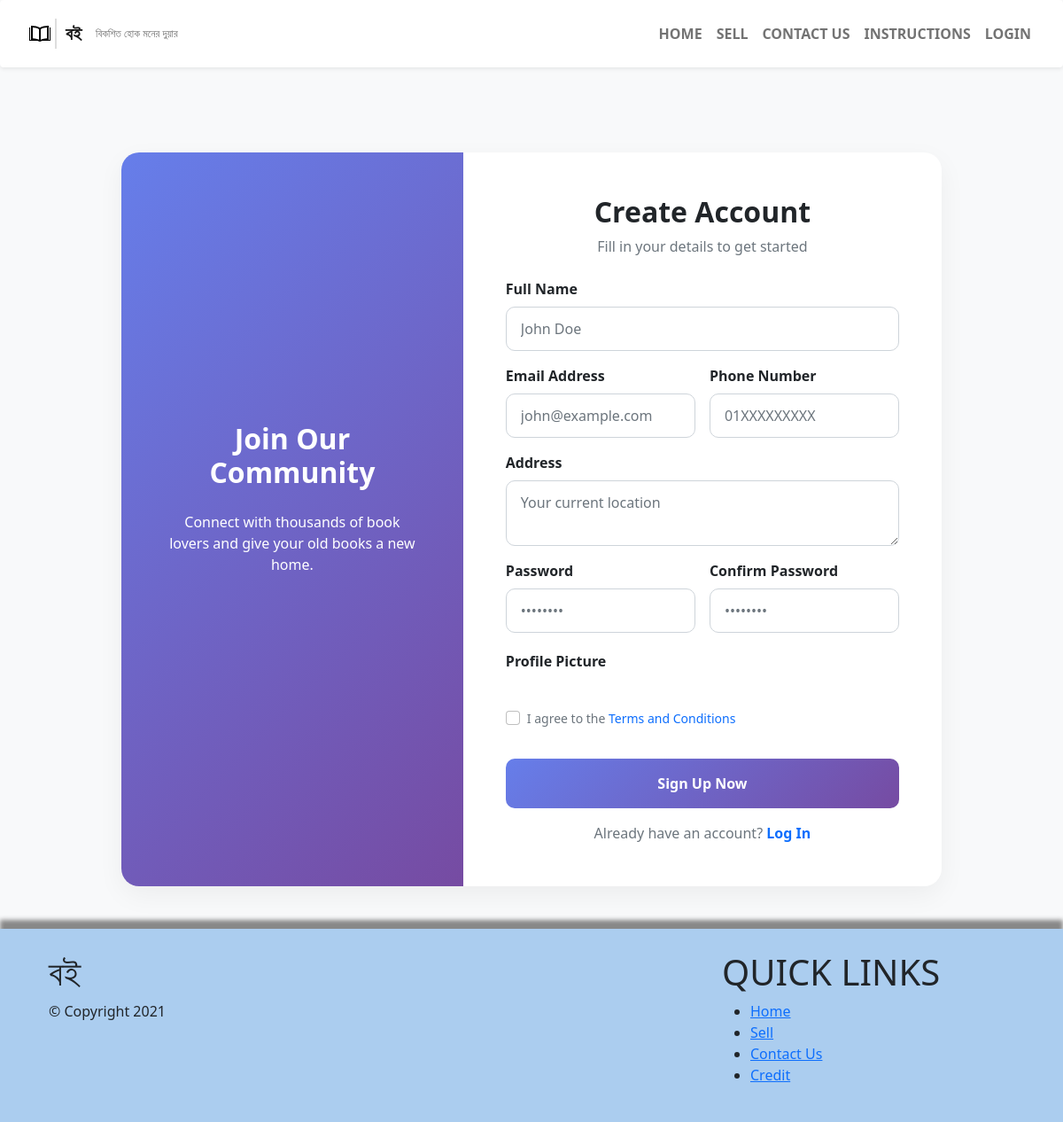
Before: /subscribe.php with the older database file.
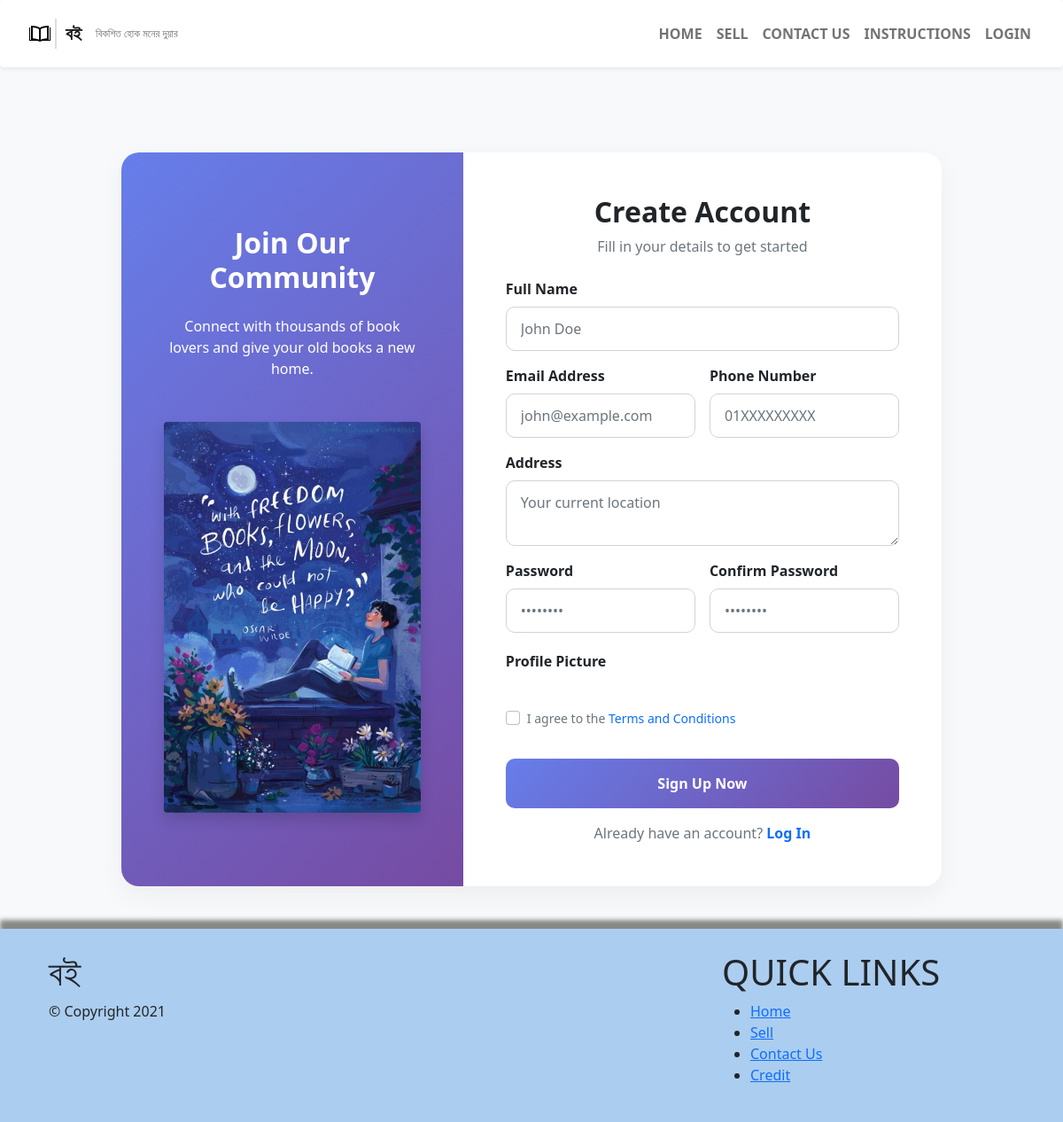
After: the same page with the newer database file.
### tables this page shows
CREATE TABLE `slider2` (
  `slider_id` int(11) NOT NULL,
  `image` text NOT NULL,
  `status` int(11) NOT NULL,
  `created_date` datetime NOT NULL,
  `updated_date` datetime NOT NULL
);

### subscribe.php (the view, shortened to what the changed rows need)
<?php
include "includes/config/dbconfig.php";
?>
<!DOCTYPE html>
<html lang="en">
<head>
    <link href="https://cdn.jsdelivr.net/npm/bootstrap@5.0.0-beta2/dist/css/bootstrap.min.css" rel="stylesheet">
    <link rel="stylesheet" href="assets/css/style.css">
    <link rel="stylesheet" href="https://cdnjs.cloudflare.com/ajax/libs/font-awesome/5.15.3/css/all.min.css">
</head>
<body>
    <div class="container py-5">
        <div class="row justify-content-center">
            <div class="col-lg-10">
                <div class="card signup-card">
                    <div class="row g-0">
                        <div class="col-md-5 signup-image d-none d-md-flex p-5 text-white text-center flex-column justify-content-center">
                            <h2 class="fw-bold mb-4">Join Our Community</h2>
                            <p class="mb-5">Connect with thousands of book lovers and give your old books a new home.</p>
                            <?php
                            $stmt_sl = mysqli_prepare($connection, "SELECT image FROM slider2");
                            mysqli_stmt_execute($stmt_sl);
                            $res_sl = mysqli_stmt_get_result($stmt_sl);
                            if ($row_sl = mysqli_fetch_assoc($res_sl)): ?>
                                <img src="<?php echo htmlspecialchars($row_sl["image"]); ?>" class="img-fluid rounded shadow" alt="Signup Illustration">
                            <?php endif; ?>
                        </div>
                        <div class="col-md-7 p-4 p-lg-5">
                            <div class="text-center mb-4">
                                <h2 class="fw-bold">Create Account</h2>
                            </div>
                        </div>
                    </div>
                </div>
            </div>
        </div>
    </div>
    <?php include "includes/components/footer.php"; ?>
</body>
</html>

Changed rows visible on the page:
added slider2: image (picture)
